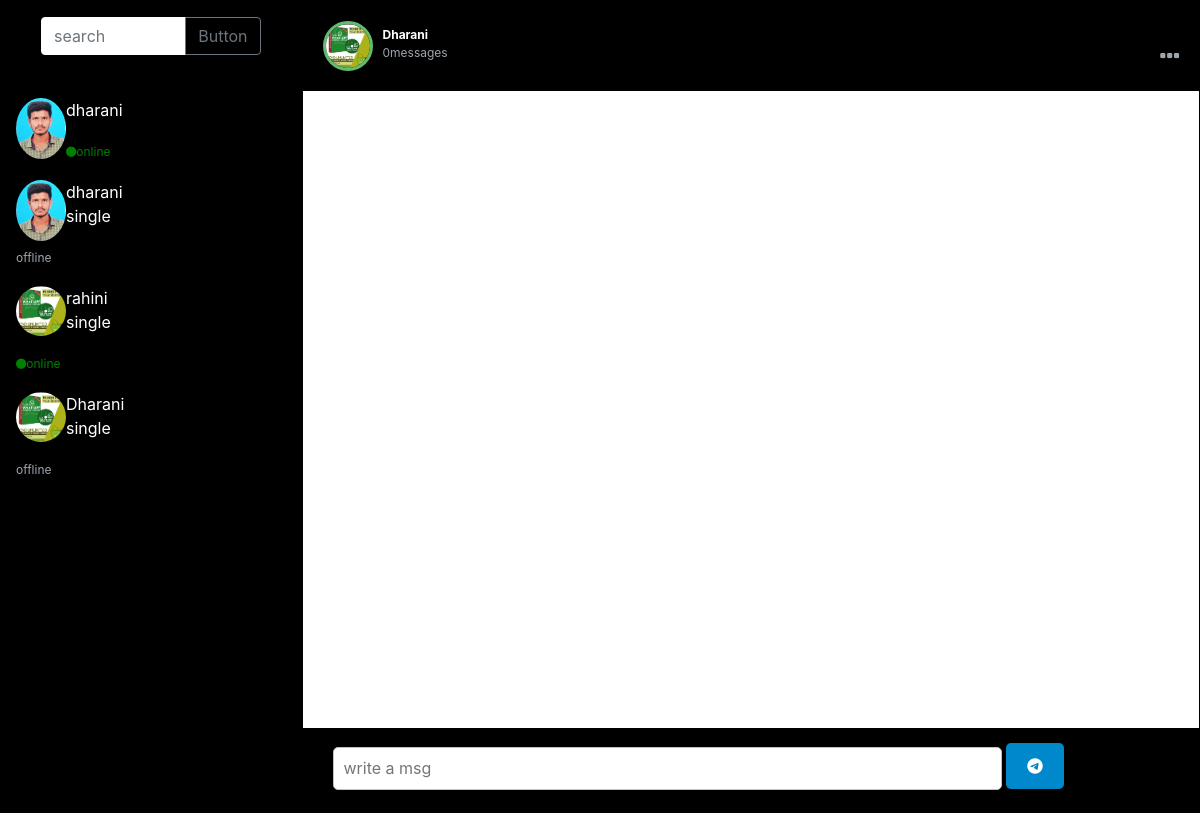
Screenshot of /logged_in.php?username=dharani (signed in) with the database file from the repository.
### tables this page shows
CREATE TABLE `user` (
  `id` int(150) NOT NULL,
  `name` varchar(150) NOT NULL,
  `email` varchar(120) NOT NULL,
  `password` varchar(120) NOT NULL,
  `gender` varchar(120) NOT NULL,
  `image` varchar(255) NOT NULL,
  `login` varchar(150) NOT NULL,
  `about` varchar(255) NOT NULL,
  `date` timestamp NOT NULL DEFAULT current_timestamp() ON UPDATE current_timestamp()
);

### include/get_users_data.php (the view, shortened to what this page needs)
<link rel="stylesheet" href="https://cdnjs.cloudflare.com/ajax/libs/font-awesome/4.7.0/css/font-awesome.min.css">
<?php
$conn=mysqli_connect("localhost","root","","whatsapp");
$user="SELECT * from user";
$run_user=$conn->query($user);
while ($row_user=mysqli_fetch_assoc($run_user)) {
	$username=$row_user['name'];
	$profile=$row_user['image'];
	$login=$row_user['login'];
	$about=$row_user['about'];
	echo"<li><div class='chat-left-img'>
	<img src='images/$profile' width='50px;' style='border-radius:60%;'>
	</div>
	<div class='chat-left-details'>
	<p style='color:white;'><a href='logged_in.php?user_name=$username' style='text-decoration:none;color:white;'>$username</a><br>$about</p>";
if($login=="online")
{
	echo"<span style='color:green;'><i class='fa fa-circle' aria-hidden='true'></i>online<span>";
}
else
{
	echo"<span style='margin-right:20px;><i class='fa fa-circle-o' aria-hidden='true'></i>offline<span>";
}
}
?>

### logged_in.php (shortened to what this page needs)
<?php
if (!isset($_SESSION['id'])) {
	header("location:signin.php");
}
else
{?>
<!DOCTYPE html>
<html>
<head>
	<link rel="stylesheet" href="https://use.fontawesome.com/releases/v5.7.0/css/all.css">
<link rel="stylesheet" href="path/to/font-awesome/css/font-awesome.min.css">
	<link rel="stylesheet" href="https://cdn.jsdelivr.net/npm/bootstrap@4.0.0/dist/css/bootstrap.min.css">
  <link rel="stylesheet" href="https://cdnjs.cloudflare.com/ajax/libs/font-awesome/4.7.0/css/font-awesome.min.css">
  <link rel="stylesheet" type="text/css" href="css/logged_in.css">
</head>
<body>
<div class="container-fluid main-section">
	<div class="row">
		<div class="col-md-3 col-sm-3 col-xs-12 left-sidebar" style="background-color:black;">
			<div class="input-group-btn">
				<div class="input-group-btn">
					<center>
<form action="include/find_friends_function.php" method="POST" >
					<div class="input-group col-md-10 mb-3 mt-3">
  <input type="text" name="search_query" class="form-control" placeholder="search" aria-label="search" aria-describedby="search">
  <div class="input-group-append">
    <button class="btn btn-outline-secondary" type="submit" name="search_btn">Button</button>
  </div>
</div>
</form>
					</center>
			</div>
			</div>
			<hr>
			<div class="left-chat">
				<ul>
					<?php
					include("include/get_users_data.php");
					?>
				</ul>
			</div>
		</div>
		<div class="col-md-9 col-sm-9 col-xs-12 right-sidebar">
			<div class="row">
				<?php
				$user=$_SESSION['id'];
				$sql="SELECT * from user where id='$user'";
	$result=$conn->query($sql);
	$row=mysqli_fetch_assoc($result);
	$user_name=$row['name'];
				?>
				<?php
$total_msg="SELECT * from user_chat where sender_username='$user_name'and reciver_usernmae='$username'";
$run_messages=$conn->query($total_msg);
	$total=mysqli_num_rows($run_messages);
				?>
				<div class="col-md-12  right-header" style="background-color:black;">
					<div class="right-header-img">
						<img src="images/<?php echo $profile;?>">
					</div>
					<div class="right-header-detail">
						<form method="post">
							<p><?php echo $username;?></p>
							<span><?php echo $total;?>messages</span>&nbsp &nbsp
							<div class="btn-group" style="float:right;">
							<i style="font-size:24px;" class="fa"  data-toggle="dropdown" aria-haspopup="true" aria-expanded="false">&#xf141;</i>
</div>
						</form>
				</div>
			</div>
		</div>
				<div class="row">
					<div id="scrolling_to_bottom" class="col-md-12 right-header-contentchat" style="overflow:scroll">
					</div>
				</div>
				<div class="row">
					<div class="col-md-12 right-chat-textbox" >
						<form  method="post">
							<input type="text" name="msg_content" style="height:43px;" placeholder="write a msg">
							<button class="btn mb-2" name="sumbit"><i class="fa fa-telegram" aria-hidden="true"></i></button>
						</form>
				</div>
	</div>
		</div>
	</div>
</body>
</html>
<?php
exit();
}?>

### css/logged_in.css (style rules this page uses)
.main-section { border: 1px solid black; width: 100%; }
.left-sidebar { background-color: #000000; padding: 0px; }
.form-control,.search-icon,.search-icon:hover { background:white; border: 1px solid #fff; color: #fff; box-shadow: none !important; }
.chat-left-img,.chat-left-detail { float: left; }
.left-chat { overflow-y: scroll; background-color: black; }
.left-chat ul { overflow: hidden; padding: 0px; }
.left-chat ul li { list-style: none; width: 100%; float: left; margin: 10px 0px 8px 15px; }
.right-sidebar { border-left: 2px solid #000; }
.right-header { border-bottom: 2px solid black; margin: 0px; padding: 0px; }
.right-header-img img { width: 50px; height: 50px; float: left; border-radius: 50%; border: 3px solid #61Bc71; margin-right: 10px; }
.right-header { padding: 20px; height: 90px; background-color: black; }
.right-header-detail p { margin: 0px; color: #fff; font-weight: bold; padding-top: 5px; }
.right-header-detail,span { color:#9FA5AF; font-size: 12px; }
.right-chat-textbox { padding: 15px 30px; width: 100%; background-color: black; height: 100%; }
.right-chat-textbox input { width: 80%; height: 60%; border: 2px solid #3d85ca; border-radius: 5px; padding: 0px 10px; border: 1px solid #c1c1c1; }
.right-chat-textbox button { display: inline-block; padding: 10px 20px; font-size: 16px; font-weight: bold; text-decoration: none; color: #fff; background-color: #0088cc; border-radius: 5px; }

### rows the page displays
user: image (picture), name "dharani", login "online" (drawn)
user: image (picture), name "dharani", about "single", login "offline"
user: image (picture), name "rahini", about "single", login "online" (drawn)
user: image (picture), name "Dharani", about "single", login "offline"

### other values shown
$total "0"
